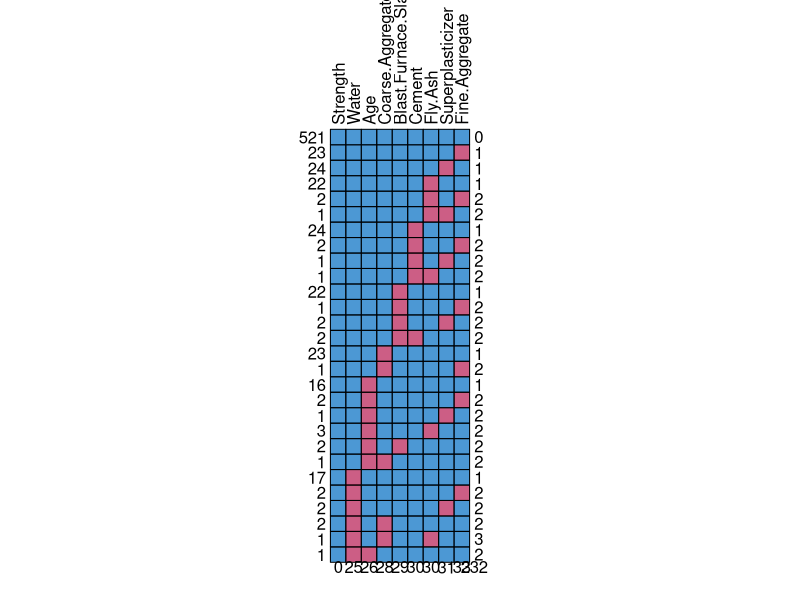
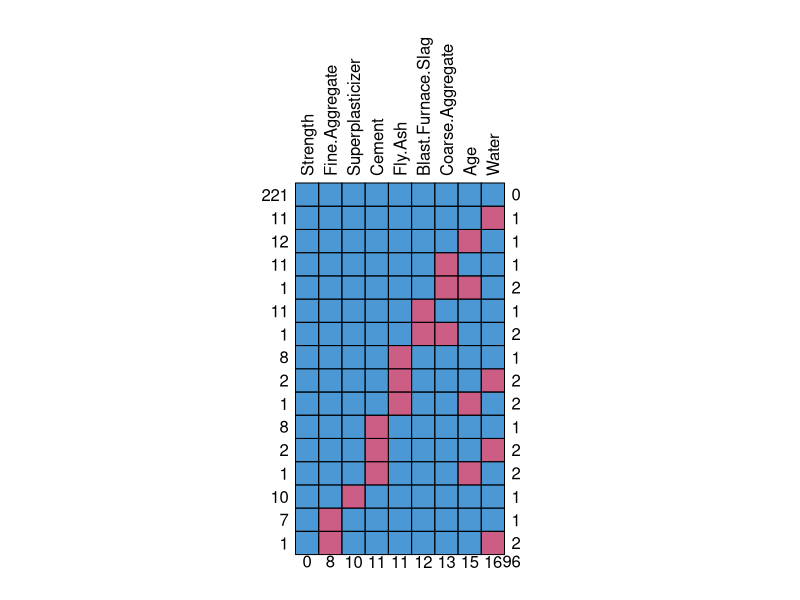
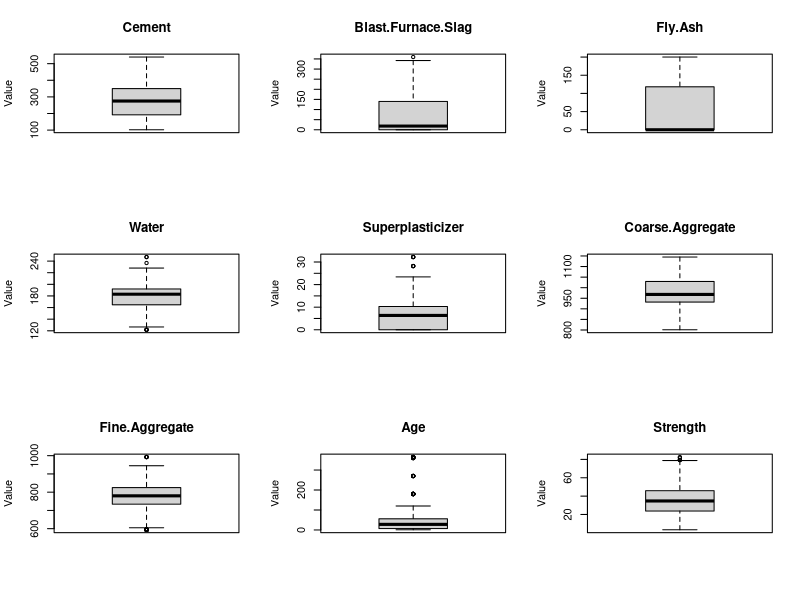
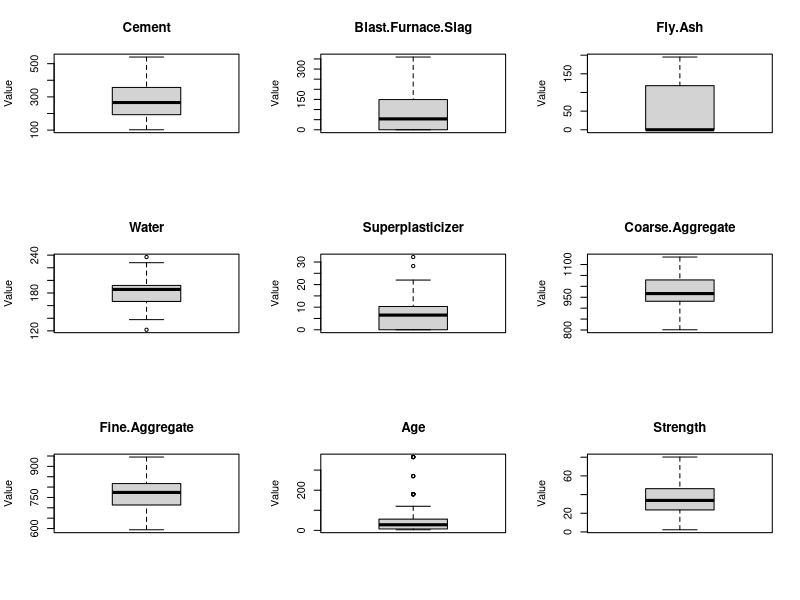
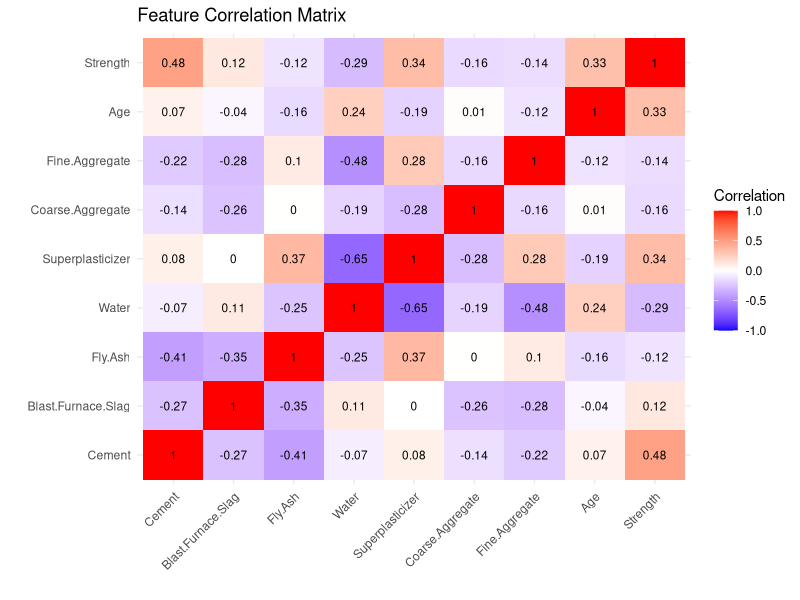
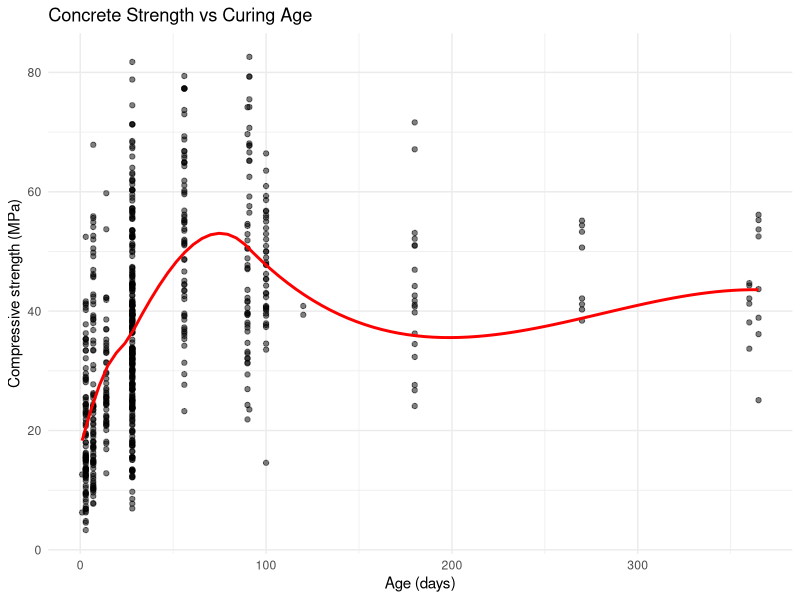
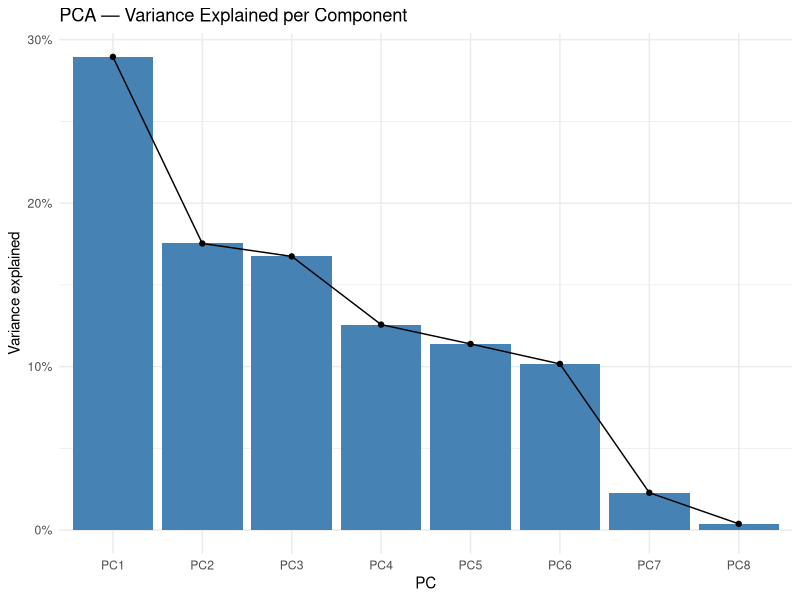
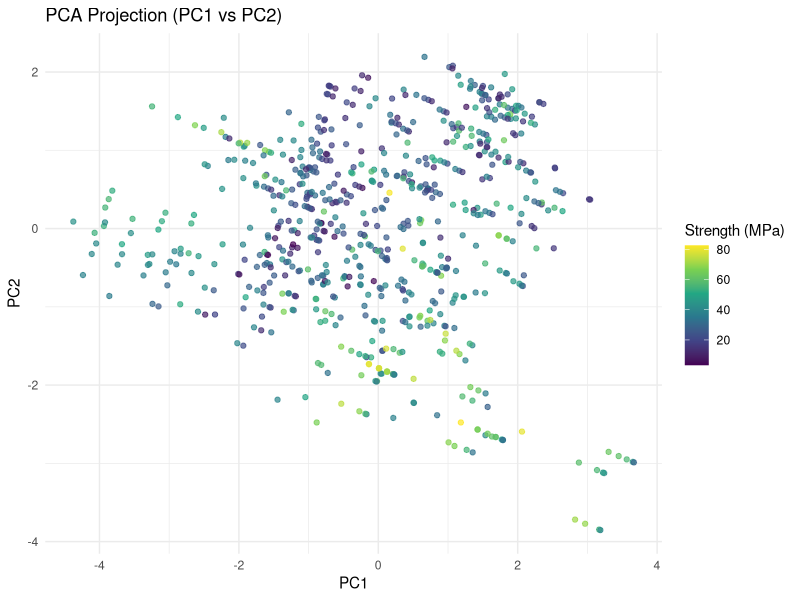

Generate these figures, in order, with R:
# =============================================================================
# Concrete Compressive Strength — Exploratory Data Analysis & Preprocessing
# Author: Sabin Khanal
#
# Pipeline: import -> profile -> missing-value imputation (MICE) ->
#           outlier detection (IQR) -> correlation analysis ->
#           min-max scaling -> principal component analysis (PCA)
# =============================================================================

# ---- 0. Setup ---------------------------------------------------------------
required <- c("mice", "ggplot2", "reshape2")
missing_pkgs <- required[!required %in% rownames(installed.packages())]
if (length(missing_pkgs) > 0) install.packages(missing_pkgs, repos = "https://cloud.r-project.org")

library(mice)
library(ggplot2)
library(reshape2)

set.seed(123)
dir.create("figures", showWarnings = FALSE)

# ---- 1. Data import ---------------------------------------------------------
train_dataset <- read.csv("data/concrete_strength_train.csv", header = TRUE)
test_dataset  <- read.csv("data/concrete_strength_test.csv",  header = TRUE)

# ---- 2. Data profiling ------------------------------------------------------
dim(train_dataset)
dim(test_dataset)
str(train_dataset)
summary(train_dataset)
summary(test_dataset)

# Missing-data patterns
md.pattern(train_dataset, plot = TRUE, rotate.names = TRUE)
md.pattern(test_dataset,  plot = TRUE, rotate.names = TRUE)

# ---- 3. Missing-value handling ----------------------------------------------
# Columns with more than 1% missing values are imputed with MICE using
# predictive mean matching (PMM). Any rows still incomplete are dropped.
clean_missing <- function(df, threshold = 0.01) {
  missing_rate    <- colMeans(is.na(df))
  cols_to_impute  <- names(missing_rate[missing_rate > threshold])
  cols_complete   <- names(missing_rate[missing_rate <= threshold])

  if (length(cols_to_impute) > 0) {
    imputed <- mice(df[, cols_to_impute, drop = FALSE],
                    m = 5, maxit = 50, method = "pmm",
                    seed = 123, printFlag = FALSE)
    imputed <- complete(imputed)
    cleaned <- cbind(imputed, df[, cols_complete, drop = FALSE])
  } else {
    cleaned <- df
  }

  cleaned <- cleaned[, names(df)]          # restore original column order
  cleaned[complete.cases(cleaned), ]
}

cleaned_train_dataset <- clean_missing(train_dataset)
cleaned_test_dataset  <- clean_missing(test_dataset)

summary(cleaned_train_dataset)
summary(cleaned_test_dataset)

# ---- 4. Outlier detection (IQR rule) ----------------------------------------
detect_outliers <- function(df, label) {
  outliers <- list()
  png(sprintf("figures/boxplots_%s.png", label), width = 1200, height = 800)
  par(mfrow = c(3, 3))
  for (col in names(df)) {
    q1  <- quantile(df[[col]], 0.25, na.rm = TRUE)
    q3  <- quantile(df[[col]], 0.75, na.rm = TRUE)
    iqr <- q3 - q1
    idx <- which(df[[col]] < q1 - 1.5 * iqr | df[[col]] > q3 + 1.5 * iqr)
    outliers[[col]] <- idx
    boxplot(df[[col]], main = col, ylab = "Value", col = "lightgray")
  }
  dev.off()
  sapply(outliers, length)                  # outlier count per feature
}

detect_outliers(cleaned_train_dataset, "train")
detect_outliers(cleaned_test_dataset,  "test")

# ---- 5. Correlation / multicollinearity -------------------------------------
cor_matrix <- cor(cleaned_train_dataset)
round(cor_matrix, 2)

cor_plot <- ggplot(melt(cor_matrix), aes(Var1, Var2, fill = value)) +
  geom_tile() +
  geom_text(aes(label = round(value, 2)), size = 3) +
  scale_fill_gradient2(low = "blue", mid = "white", high = "red",
                       limits = c(-1, 1)) +
  theme_minimal() +
  labs(x = "", y = "", fill = "Correlation",
       title = "Feature Correlation Matrix") +
  theme(axis.text.x = element_text(angle = 45, hjust = 1))
ggsave("figures/correlation_heatmap.png", cor_plot, width = 8, height = 6)

# Strength vs age
age_plot <- ggplot(cleaned_train_dataset, aes(Age, Strength)) +
  geom_point(alpha = 0.5) +
  geom_smooth(method = "loess", se = FALSE, colour = "red") +
  theme_minimal() +
  labs(x = "Age (days)", y = "Compressive strength (MPa)",
       title = "Concrete Strength vs Curing Age")
ggsave("figures/strength_vs_age.png", age_plot, width = 8, height = 5)

# ---- 6. Min-max scaling -----------------------------------------------------
# Scaling parameters are learned on the training set only and applied to
# the test set, preventing information leakage from test data.
train_min <- sapply(cleaned_train_dataset, min)
train_max <- sapply(cleaned_train_dataset, max)

scale_with <- function(df, mins, maxs) {
  as.data.frame(Map(function(x, lo, hi) (x - lo) / (hi - lo), df, mins, maxs))
}

training_scaled <- scale_with(cleaned_train_dataset, train_min, train_max)
testing_scaled  <- scale_with(cleaned_test_dataset,  train_min, train_max)

summary(training_scaled)
summary(testing_scaled)

# ---- 7. Principal Component Analysis ----------------------------------------
features <- setdiff(names(training_scaled), "Strength")

pca_result <- prcomp(training_scaled[, features], center = TRUE, scale. = TRUE)
summary(pca_result)
pca_result$rotation                         # component loadings

# Variance explained
var_explained <- data.frame(
  PC = factor(paste0("PC", seq_along(pca_result$sdev)),
              levels = paste0("PC", seq_along(pca_result$sdev))),
  Variance = pca_result$sdev^2 / sum(pca_result$sdev^2)
)
scree_plot <- ggplot(var_explained, aes(PC, Variance)) +
  geom_col(fill = "steelblue") +
  geom_line(aes(group = 1)) +
  geom_point() +
  scale_y_continuous(labels = scales::percent) +
  theme_minimal() +
  labs(title = "PCA — Variance Explained per Component", y = "Variance explained")
ggsave("figures/pca_scree.png", scree_plot, width = 8, height = 5)

# PC1 vs PC2, coloured by strength
scores <- as.data.frame(pca_result$x)
scores$Strength <- cleaned_train_dataset$Strength
pca_plot <- ggplot(scores, aes(PC1, PC2, colour = Strength)) +
  geom_point(alpha = 0.7) +
  scale_colour_viridis_c() +
  theme_minimal() +
  labs(title = "PCA Projection (PC1 vs PC2)", colour = "Strength (MPa)")
ggsave("figures/pca_projection.png", pca_plot, width = 8, height = 6)

# Project the test set onto the training components
test_pca <- predict(pca_result, newdata = testing_scaled[, features])
head(test_pca)
